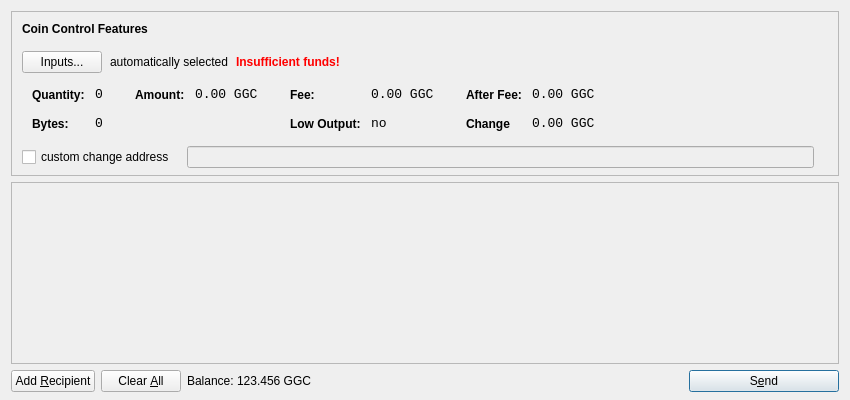
<?xml version="1.0" encoding="UTF-8"?>
<ui version="4.0">
 <class>SendCoinsDialog</class>
 <widget class="QDialog" name="SendCoinsDialog">
  <property name="geometry">
   <rect>
    <x>0</x>
    <y>0</y>
    <width>850</width>
    <height>400</height>
   </rect>
  </property>
  <property name="windowTitle">
   <string>Send Coins</string>
  </property>
  <layout class="QVBoxLayout" name="verticalLayout" stretch="0,1,0">
   <property name="bottomMargin">
    <number>8</number>
   </property>
   <item>
    <widget class="QFrame" name="frameCoinControl">
     <property name="sizePolicy">
      <sizepolicy hsizetype="Expanding" vsizetype="Expanding">
       <horstretch>0</horstretch>
       <verstretch>0</verstretch>
      </sizepolicy>
     </property>
     <property name="maximumSize">
      <size>
       <width>16777215</width>
       <height>16777215</height>
      </size>
     </property>
     <property name="frameShape">
      <enum>QFrame::StyledPanel</enum>
     </property>
     <property name="frameShadow">
      <enum>QFrame::Sunken</enum>
     </property>
     <layout class="QVBoxLayout" name="verticalLayoutCoinControl2">
      <property name="spacing">
       <number>-1</number>
      </property>
      <property name="leftMargin">
       <number>0</number>
      </property>
      <property name="topMargin">
       <number>0</number>
      </property>
      <property name="rightMargin">
       <number>0</number>
      </property>
      <property name="bottomMargin">
       <number>6</number>
      </property>
      <item>
       <layout class="QVBoxLayout" name="verticalLayoutCoinControl" stretch="0,0,0,0,1">
        <property name="spacing">
         <number>0</number>
        </property>
        <property name="leftMargin">
         <number>10</number>
        </property>
        <property name="topMargin">
         <number>10</number>
        </property>
        <item>
         <layout class="QHBoxLayout" name="horizontalLayoutCoinControl1">
          <property name="bottomMargin">
           <number>15</number>
          </property>
          <item>
           <widget class="QLabel" name="labelCoinControlFeatures">
            <property name="sizePolicy">
             <sizepolicy hsizetype="Preferred" vsizetype="Maximum">
              <horstretch>0</horstretch>
              <verstretch>0</verstretch>
             </sizepolicy>
            </property>
            <property name="font">
             <font>
              <weight>75</weight>
              <bold>true</bold>
             </font>
            </property>
            <property name="styleSheet">
             <string notr="true">font-weight:bold;</string>
            </property>
            <property name="text">
             <string>Coin Control Features</string>
            </property>
           </widget>
          </item>
         </layout>
        </item>
        <item>
         <layout class="QHBoxLayout" name="horizontalLayoutCoinControl2" stretch="0,0,0,0">
          <property name="spacing">
           <number>8</number>
          </property>
          <property name="bottomMargin">
           <number>10</number>
          </property>
          <item>
           <widget class="QPushButton" name="pushButtonCoinControl">
            <property name="styleSheet">
             <string notr="true"/>
            </property>
            <property name="text">
             <string>Inputs...</string>
            </property>
           </widget>
          </item>
          <item>
           <widget class="QLabel" name="labelCoinControlAutomaticallySelected">
            <property name="text">
             <string>automatically selected</string>
            </property>
            <property name="margin">
             <number>5</number>
            </property>
           </widget>
          </item>
          <item>
           <widget class="QLabel" name="labelCoinControlInsuffFunds">
            <property name="font">
             <font>
              <weight>75</weight>
              <bold>true</bold>
             </font>
            </property>
            <property name="styleSheet">
             <string notr="true">color:red;font-weight:bold;</string>
            </property>
            <property name="text">
             <string>Insufficient funds!</string>
            </property>
            <property name="margin">
             <number>5</number>
            </property>
           </widget>
          </item>
          <item>
           <spacer name="horizontalSpacerCoinControl">
            <property name="orientation">
             <enum>Qt::Horizontal</enum>
            </property>
            <property name="sizeHint" stdset="0">
             <size>
              <width>40</width>
              <height>1</height>
             </size>
            </property>
           </spacer>
          </item>
         </layout>
        </item>
        <item>
         <widget class="QWidget" name="widgetCoinControl" native="true">
          <property name="sizePolicy">
           <sizepolicy hsizetype="Preferred" vsizetype="Preferred">
            <horstretch>0</horstretch>
            <verstretch>0</verstretch>
           </sizepolicy>
          </property>
          <property name="minimumSize">
           <size>
            <width>0</width>
            <height>0</height>
           </size>
          </property>
          <property name="styleSheet">
           <string notr="true"/>
          </property>
          <layout class="QHBoxLayout" name="horizontalLayoutCoinControl5">
           <property name="margin">
            <number>0</number>
           </property>
           <item>
            <layout class="QHBoxLayout" name="horizontalLayoutCoinControl3" stretch="0,0,0,1">
             <property name="spacing">
              <number>20</number>
             </property>
             <property name="topMargin">
              <number>0</number>
             </property>
             <property name="bottomMargin">
              <number>10</number>
             </property>
             <item>
              <layout class="QFormLayout" name="formLayoutCoinControl1">
               <property name="horizontalSpacing">
                <number>10</number>
               </property>
               <property name="verticalSpacing">
                <number>14</number>
               </property>
               <property name="leftMargin">
                <number>10</number>
               </property>
               <property name="topMargin">
                <number>4</number>
               </property>
               <property name="rightMargin">
                <number>6</number>
               </property>
               <item row="0" column="0">
                <widget class="QLabel" name="labelCoinControlQuantityText">
                 <property name="styleSheet">
                  <string notr="true">font-weight:bold;</string>
                 </property>
                 <property name="text">
                  <string>Quantity:</string>
                 </property>
                 <property name="margin">
                  <number>0</number>
                 </property>
                </widget>
               </item>
               <item row="0" column="1">
                <widget class="QLabel" name="labelCoinControlQuantity">
                 <property name="font">
                  <font>
                   <family>Monospace</family>
                   <pointsize>10</pointsize>
                  </font>
                 </property>
                 <property name="cursor">
                  <cursorShape>IBeamCursor</cursorShape>
                 </property>
                 <property name="contextMenuPolicy">
                  <enum>Qt::ActionsContextMenu</enum>
                 </property>
                 <property name="text">
                  <string>0</string>
                 </property>
                 <property name="margin">
                  <number>0</number>
                 </property>
                 <property name="textInteractionFlags">
                  <set>Qt::LinksAccessibleByMouse|Qt::TextSelectableByKeyboard|Qt::TextSelectableByMouse</set>
                 </property>
                </widget>
               </item>
               <item row="1" column="0">
                <widget class="QLabel" name="labelCoinControlBytesText">
                 <property name="styleSheet">
                  <string notr="true">font-weight:bold;</string>
                 </property>
                 <property name="text">
                  <string>Bytes:</string>
                 </property>
                </widget>
               </item>
               <item row="1" column="1">
                <widget class="QLabel" name="labelCoinControlBytes">
                 <property name="font">
                  <font>
                   <family>Monospace</family>
                   <pointsize>10</pointsize>
                  </font>
                 </property>
                 <property name="cursor">
                  <cursorShape>IBeamCursor</cursorShape>
                 </property>
                 <property name="contextMenuPolicy">
                  <enum>Qt::ActionsContextMenu</enum>
                 </property>
                 <property name="text">
                  <string>0</string>
                 </property>
                 <property name="textInteractionFlags">
                  <set>Qt::LinksAccessibleByMouse|Qt::TextSelectableByKeyboard|Qt::TextSelectableByMouse</set>
                 </property>
                </widget>
               </item>
              </layout>
             </item>
             <item>
              <layout class="QFormLayout" name="formLayoutCoinControl2">
               <property name="horizontalSpacing">
                <number>10</number>
               </property>
               <property name="verticalSpacing">
                <number>14</number>
               </property>
               <property name="leftMargin">
                <number>6</number>
               </property>
               <property name="topMargin">
                <number>4</number>
               </property>
               <property name="rightMargin">
                <number>6</number>
               </property>
               <item row="0" column="0">
                <widget class="QLabel" name="labelCoinControlAmountText">
                 <property name="styleSheet">
                  <string notr="true">font-weight:bold;</string>
                 </property>
                 <property name="text">
                  <string>Amount:</string>
                 </property>
                 <property name="margin">
                  <number>0</number>
                 </property>
                </widget>
               </item>
               <item row="0" column="1">
                <widget class="QLabel" name="labelCoinControlAmount">
                 <property name="font">
                  <font>
                   <family>Monospace</family>
                   <pointsize>10</pointsize>
                  </font>
                 </property>
                 <property name="cursor">
                  <cursorShape>IBeamCursor</cursorShape>
                 </property>
                 <property name="contextMenuPolicy">
                  <enum>Qt::ActionsContextMenu</enum>
                 </property>
                 <property name="text">
                  <string notr="true">0.00 GGC</string>
                 </property>
                 <property name="textInteractionFlags">
                  <set>Qt::LinksAccessibleByMouse|Qt::TextSelectableByKeyboard|Qt::TextSelectableByMouse</set>
                 </property>
                </widget>
               </item>
              </layout>
             </item>
             <item>
              <layout class="QFormLayout" name="formLayoutCoinControl3">
               <property name="horizontalSpacing">
                <number>10</number>
               </property>
               <property name="verticalSpacing">
                <number>14</number>
               </property>
               <property name="leftMargin">
                <number>6</number>
               </property>
               <property name="topMargin">
                <number>4</number>
               </property>
               <property name="rightMargin">
                <number>6</number>
               </property>
               <item row="0" column="0">
                <widget class="QLabel" name="labelCoinControlFeeText">
                 <property name="styleSheet">
                  <string notr="true">font-weight:bold;</string>
                 </property>
                 <property name="text">
                  <string>Fee:</string>
                 </property>
                 <property name="margin">
                  <number>0</number>
                 </property>
                </widget>
               </item>
               <item row="0" column="1">
                <widget class="QLabel" name="labelCoinControlFee">
                 <property name="font">
                  <font>
                   <family>Monospace</family>
                   <pointsize>10</pointsize>
                  </font>
                 </property>
                 <property name="cursor">
                  <cursorShape>IBeamCursor</cursorShape>
                 </property>
                 <property name="contextMenuPolicy">
                  <enum>Qt::ActionsContextMenu</enum>
                 </property>
                 <property name="text">
                  <string notr="true">0.00 GGC</string>
                 </property>
                 <property name="textInteractionFlags">
                  <set>Qt::LinksAccessibleByMouse|Qt::TextSelectableByKeyboard|Qt::TextSelectableByMouse</set>
                 </property>
                </widget>
               </item>
               <item row="1" column="0">
                <widget class="QLabel" name="labelCoinControlLowOutputText">
                 <property name="styleSheet">
                  <string notr="true">font-weight:bold;</string>
                 </property>
                 <property name="text">
                  <string>Low Output:</string>
                 </property>
                </widget>
               </item>
               <item row="1" column="1">
                <widget class="QLabel" name="labelCoinControlLowOutput">
                 <property name="font">
                  <font>
                   <family>Monospace</family>
                   <pointsize>10</pointsize>
                  </font>
                 </property>
                 <property name="cursor">
                  <cursorShape>IBeamCursor</cursorShape>
                 </property>
                 <property name="contextMenuPolicy">
                  <enum>Qt::ActionsContextMenu</enum>
                 </property>
                 <property name="text">
                  <string>no</string>
                 </property>
                 <property name="textInteractionFlags">
                  <set>Qt::LinksAccessibleByMouse|Qt::TextSelectableByKeyboard|Qt::TextSelectableByMouse</set>
                 </property>
                </widget>
               </item>
              </layout>
             </item>
             <item>
              <layout class="QFormLayout" name="formLayoutCoinControl4">
               <property name="horizontalSpacing">
                <number>10</number>
               </property>
               <property name="verticalSpacing">
                <number>14</number>
               </property>
               <property name="leftMargin">
                <number>6</number>
               </property>
               <property name="topMargin">
                <number>4</number>
               </property>
               <property name="rightMargin">
                <number>6</number>
               </property>
               <item row="0" column="0">
                <widget class="QLabel" name="labelCoinControlAfterFeeText">
                 <property name="styleSheet">
                  <string notr="true">font-weight:bold;</string>
                 </property>
                 <property name="text">
                  <string>After Fee:</string>
                 </property>
                 <property name="margin">
                  <number>0</number>
                 </property>
                </widget>
               </item>
               <item row="0" column="1">
                <widget class="QLabel" name="labelCoinControlAfterFee">
                 <property name="font">
                  <font>
                   <family>Monospace</family>
                   <pointsize>10</pointsize>
                  </font>
                 </property>
                 <property name="cursor">
                  <cursorShape>IBeamCursor</cursorShape>
                 </property>
                 <property name="contextMenuPolicy">
                  <enum>Qt::ActionsContextMenu</enum>
                 </property>
                 <property name="text">
                  <string notr="true">0.00 GGC</string>
                 </property>
                 <property name="textInteractionFlags">
                  <set>Qt::LinksAccessibleByMouse|Qt::TextSelectableByKeyboard|Qt::TextSelectableByMouse</set>
                 </property>
                </widget>
               </item>
               <item row="1" column="0">
                <widget class="QLabel" name="labelCoinControlChangeText">
                 <property name="styleSheet">
                  <string notr="true">font-weight:bold;</string>
                 </property>
                 <property name="text">
                  <string>Change</string>
                 </property>
                </widget>
               </item>
               <item row="1" column="1">
                <widget class="QLabel" name="labelCoinControlChange">
                 <property name="font">
                  <font>
                   <family>Monospace</family>
                   <pointsize>10</pointsize>
                  </font>
                 </property>
                 <property name="cursor">
                  <cursorShape>IBeamCursor</cursorShape>
                 </property>
                 <property name="contextMenuPolicy">
                  <enum>Qt::ActionsContextMenu</enum>
                 </property>
                 <property name="text">
                  <string notr="true">0.00 GGC</string>
                 </property>
                 <property name="textInteractionFlags">
                  <set>Qt::LinksAccessibleByMouse|Qt::TextSelectableByKeyboard|Qt::TextSelectableByMouse</set>
                 </property>
                </widget>
               </item>
              </layout>
             </item>
            </layout>
           </item>
          </layout>
         </widget>
        </item>
        <item>
         <layout class="QHBoxLayout" name="horizontalLayoutCoinControl4" stretch="0,0,0">
          <property name="spacing">
           <number>12</number>
          </property>
          <property name="sizeConstraint">
           <enum>QLayout::SetDefaultConstraint</enum>
          </property>
          <property name="topMargin">
           <number>5</number>
          </property>
          <property name="rightMargin">
           <number>5</number>
          </property>
          <item>
           <widget class="QCheckBox" name="checkBoxCoinControlChange">
            <property name="text">
             <string>custom change address</string>
            </property>
           </widget>
          </item>
          <item>
           <widget class="QLineEdit" name="lineEditCoinControlChange">
            <property name="enabled">
             <bool>false</bool>
            </property>
            <property name="sizePolicy">
             <sizepolicy hsizetype="Expanding" vsizetype="Fixed">
              <horstretch>0</horstretch>
              <verstretch>0</verstretch>
             </sizepolicy>
            </property>
           </widget>
          </item>
          <item>
           <widget class="QLabel" name="labelCoinControlChangeLabel">
            <property name="sizePolicy">
             <sizepolicy hsizetype="Preferred" vsizetype="Expanding">
              <horstretch>0</horstretch>
              <verstretch>0</verstretch>
             </sizepolicy>
            </property>
            <property name="minimumSize">
             <size>
              <width>0</width>
              <height>0</height>
             </size>
            </property>
            <property name="text">
             <string/>
            </property>
            <property name="margin">
             <number>3</number>
            </property>
           </widget>
          </item>
         </layout>
        </item>
        <item>
         <spacer name="verticalSpacerCoinControl">
          <property name="orientation">
           <enum>Qt::Vertical</enum>
          </property>
          <property name="sizeHint" stdset="0">
           <size>
            <width>800</width>
            <height>1</height>
           </size>
          </property>
         </spacer>
        </item>
       </layout>
      </item>
     </layout>
    </widget>
   </item>
   <item>
    <widget class="QScrollArea" name="scrollArea">
     <property name="widgetResizable">
      <bool>true</bool>
     </property>
     <widget class="QWidget" name="scrollAreaWidgetContents">
      <property name="geometry">
       <rect>
        <x>0</x>
        <y>0</y>
        <width>830</width>
        <height>165</height>
       </rect>
      </property>
      <layout class="QVBoxLayout" name="verticalLayout_2">
       <property name="margin">
        <number>0</number>
       </property>
       <item>
        <layout class="QVBoxLayout" name="entries">
         <property name="spacing">
          <number>6</number>
         </property>
        </layout>
       </item>
       <item>
        <spacer name="verticalSpacer">
         <property name="orientation">
          <enum>Qt::Vertical</enum>
         </property>
         <property name="sizeHint" stdset="0">
          <size>
           <width>20</width>
           <height>40</height>
          </size>
         </property>
        </spacer>
       </item>
      </layout>
     </widget>
    </widget>
   </item>
   <item>
    <layout class="QHBoxLayout" name="horizontalLayout">
     <item>
      <widget class="QPushButton" name="addButton">
       <property name="toolTip">
        <string>Send to multiple recipients at once</string>
       </property>
       <property name="text">
        <string>Add &amp;Recipient</string>
       </property>
       <property name="autoDefault">
        <bool>false</bool>
       </property>
      </widget>
     </item>
     <item>
      <widget class="QPushButton" name="clearButton">
       <property name="sizePolicy">
        <sizepolicy hsizetype="Minimum" vsizetype="Fixed">
         <horstretch>0</horstretch>
         <verstretch>0</verstretch>
        </sizepolicy>
       </property>
       <property name="toolTip">
        <string>Remove all transaction fields</string>
       </property>
       <property name="text">
        <string>Clear &amp;All</string>
       </property>
       <property name="autoRepeatDelay">
        <number>300</number>
       </property>
       <property name="autoDefault">
        <bool>false</bool>
       </property>
      </widget>
     </item>
     <item>
      <layout class="QHBoxLayout" name="horizontalLayout_2">
       <property name="spacing">
        <number>3</number>
       </property>
       <item>
        <widget class="QLabel" name="label">
         <property name="sizePolicy">
          <sizepolicy hsizetype="Preferred" vsizetype="Fixed">
           <horstretch>0</horstretch>
           <verstretch>0</verstretch>
          </sizepolicy>
         </property>
         <property name="text">
          <string>Balance:</string>
         </property>
        </widget>
       </item>
       <item>
        <widget class="QLabel" name="labelBalance">
         <property name="sizePolicy">
          <sizepolicy hsizetype="Preferred" vsizetype="Fixed">
           <horstretch>0</horstretch>
           <verstretch>0</verstretch>
          </sizepolicy>
         </property>
         <property name="cursor">
          <cursorShape>IBeamCursor</cursorShape>
         </property>
         <property name="text">
          <string notr="true">123.456 GGC</string>
         </property>
         <property name="textInteractionFlags">
          <set>Qt::LinksAccessibleByMouse|Qt::TextSelectableByKeyboard|Qt::TextSelectableByMouse</set>
         </property>
        </widget>
       </item>
      </layout>
     </item>
     <item>
      <spacer name="horizontalSpacer">
       <property name="orientation">
        <enum>Qt::Horizontal</enum>
       </property>
       <property name="sizeHint" stdset="0">
        <size>
         <width>40</width>
         <height>20</height>
        </size>
       </property>
      </spacer>
     </item>
     <item>
      <widget class="QPushButton" name="sendButton">
       <property name="minimumSize">
        <size>
         <width>150</width>
         <height>0</height>
        </size>
       </property>
       <property name="toolTip">
        <string>Confirm the send action</string>
       </property>
       <property name="text">
        <string>S&amp;end</string>
       </property>
       <property name="icon">
        <iconset resource="../bitcoin.qrc">
         <normaloff>:/icons/send</normaloff>:/icons/send</iconset>
       </property>
       <property name="default">
        <bool>true</bool>
       </property>
      </widget>
     </item>
    </layout>
   </item>
  </layout>
 </widget>
 <resources>
  <include location="../bitcoin.qrc"/>
 </resources>
 <connections/>
</ui>
